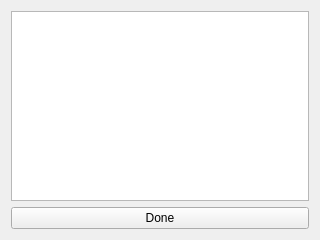
<?xml version="1.0" encoding="UTF-8"?>
<ui version="4.0">
 <class>AlarmForm</class>
 <widget class="QWidget" name="AlarmForm">
  <property name="geometry">
   <rect>
    <x>0</x>
    <y>0</y>
    <width>320</width>
    <height>240</height>
   </rect>
  </property>
  <property name="windowTitle">
   <string>Form</string>
  </property>
  <layout class="QVBoxLayout" name="verticalLayout">
   <item>
    <widget class="QListWidget" name="alarmList">
     <property name="font">
      <font>
       <pointsize>20</pointsize>
      </font>
     </property>
    </widget>
   </item>
   <item>
    <widget class="QPushButton" name="doneButton">
     <property name="text">
      <string>Done</string>
     </property>
    </widget>
   </item>
  </layout>
 </widget>
 <resources/>
 <connections/>
</ui>
